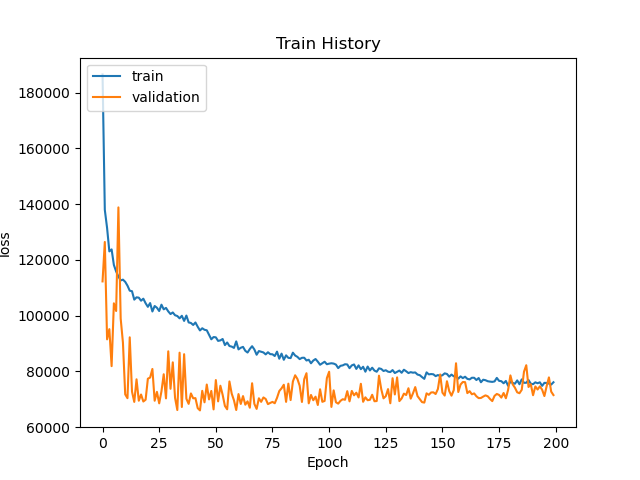

Generate this figure with Python:
# By Howard
# -*- coding: utf-8 -*-
"""
Created on Sun Oct 15 18:06:03 2017
@author: Howard
"""

import pandas as pd
import numpy as np
# import keras's Sequential model
from keras.models import Sequential
#from keras.layers.advanced_activations import PReLU
from keras import optimizers
from keras.layers import Dense,Dropout
from sklearn import preprocessing
from keras import backend as K
from keras.callbacks import ModelCheckpoint

np.random.seed(10)

# read data
data_train = pd.read_csv('./regression/train-v3.csv')
x_train = data_train.drop(['price','id'],axis=1).values
y_train = data_train['price'].values
#y_train = y_train.reshape((-1, 1))

data_valid = pd.read_csv('./regression/valid-v3.csv')
x_valid = data_valid.drop(['price','id'],axis=1).values
y_valid = data_valid['price'].values
#y_valid = y_valid.reshape((-1, 1))

data_test = pd.read_csv('./regression/test-v3.csv')
x_test = data_test.drop(['id'],axis=1).values
#test_id = data_valid['id'].values
#print(x_test[:1])

# sqft_living = data_test['sqft_living'].values

# data normalize use sklearn Preprocess model
"""
min_max_scaler = preprocessing.MinMaxScaler()   
x_train_minmax = min_max_scaler.fit_transform(x_train)    
x_valid_minmax = min_max_scaler.fit_transform(x_valid) 
x_test_minmax = min_max_scaler.fit_transform(x_test)  
"""
 
X_train = preprocessing.scale(x_train)
X_valid = preprocessing.scale(x_valid)
X_test = preprocessing.scale(x_test)

print('x_train=',x_train.shape)

# create keras's Sequential model

def root_mean_squared_error(y_true, y_pred):
        return K.sqrt(K.mean(K.square(y_pred - y_true))) 

model = Sequential()
model.add(Dense(units=52,input_dim=x_train.shape[1], kernel_initializer='random_normal',activation='relu'))
model.add(Dense(units=256, kernel_initializer='random_normal',activation='relu'))
model.add(Dense(units=256, kernel_initializer='random_normal',activation='relu'))
model.add(Dense(units=256, kernel_initializer='random_normal',activation='relu'))
model.add((Dropout(0.5)))
model.add(Dense(units=256, kernel_initializer='random_normal',activation='relu'))
model.add((Dropout(0.5)))
model.add(Dense(units=256, kernel_initializer='random_normal',activation='relu'))
model.add((Dropout(0.5)))
# model.add(Dense(units=256, kernel_initializer='random_normal',activation='relu'))
# model.add(Dense(units=256, kernel_initializer='random_normal',activation='relu'))
model.add(Dense(units=256, kernel_initializer='random_normal',activation='relu'))
model.add((Dropout(0.5)))
model.add(Dense(units=256, kernel_initializer='random_normal',activation='relu'))
model.add((Dropout(0.5)))
model.add(Dense(units=256, kernel_initializer='random_normal',activation='relu'))
model.add((Dropout(0.5)))
model.add(Dense(units=256, kernel_initializer='random_normal',activation='relu'))
model.add((Dropout(0.5)))
model.add(Dense(units=256, kernel_initializer='random_normal',activation='relu'))
model.add((Dropout(0.5)))
model.add(Dense(units=52, kernel_initializer='random_normal',activation='relu'))
#==============================================================================
# model.add(Dense(units=128, kernel_initializer='normal',activation='relu'))
# model.add(Dense(units=128, kernel_initializer='normal',activation='relu'))
# model.add(Dense(units=128, kernel_initializer='normal',activation='relu'))
# model.add(Dense(units=128, kernel_initializer='normal',activation='relu'))
# model.add(Dense(units=128, kernel_initializer='normal',activation='relu'))
# model.add(Dense(units=128, kernel_initializer='normal',activation='relu'))
# model.add(Dense(units=128, kernel_initializer='normal',activation='relu'))
# model.add(Dense(units=128, kernel_initializer='normal',activation='relu'))
# model.add(Dense(units=128, kernel_initializer='normal',activation='relu'))
# model.add(Dense(units=128, kernel_initializer='normal',activation='relu'))
# model.add(Dense(units=128, kernel_initializer='normal',activation='relu'))
# model.add(Dense(units=8, kernel_initializer='normal',activation='relu'))
#==============================================================================
model.add(Dense(units=x_train.shape[1], kernel_initializer='random_normal',activation='relu'))
# output layer
model.add(Dense(units=1, kernel_initializer='random_normal'))

adam = optimizers.Adam(lr=0.001, beta_1=0.9, beta_2=0.999, decay=0.0)

print(model.summary())
# model.compile(loss='MAE',optimizer=adam)
# sgd = SGD(lr=0.1, decay=1e-6, momentum=0.5, nesterov=True)

model.compile(loss='MAE',optimizer='Adam')


checkpoint = ModelCheckpoint('weight/ep{epoch:03d}-loss{loss:03f}-val_loss{val_loss:.3f}.h5', monitor='val_loss',verbose=1, save_best_only=True)

train_history = model.fit(x=X_train,y=y_train,validation_data=(X_valid,y_valid),epochs=200,batch_size=4096,callbacks=[checkpoint])

Y_predict = model.predict(X_test)

np.savetxt('test.csv',Y_predict,delimiter=',')
#output = np.column_stack((test_id, Y_predict))
#np.savetxt('test200.csv', output, delimiter=',', header='id,price', comments='')

# Using pyplot
import matplotlib.pyplot as plt
def show_train_history(train_history, train, validation):
    plt.plot(train_history.history[train])
    plt.plot(train_history.history[validation])
    plt.title('Train History')
    plt.ylabel('loss')
    plt.xlabel('Epoch')
    plt.legend(['train', 'validation'], loc='upper left')
    plt.savefig('loss.png')
    plt.show()
    
show_train_history(train_history, 'loss', 'val_loss')
